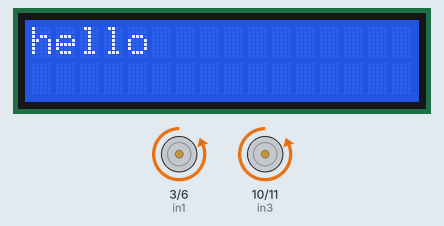
This sketch was run on a simulated Arduino Uno, built with avr-gcc and run on an emulated ATmega328P. Parts: 16×2 character LCD, motor-driver pin pairs drawn as motors (green arrow = first pin HIGH = forward, orange = second pin HIGH = backward, longer = more drive).

Above: at 0.2 s.
Timing chart, 0 to 7.4 s (numbered marks = the images above):
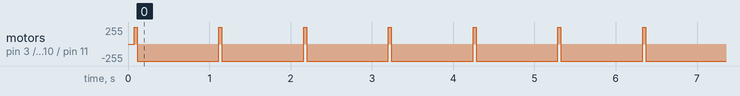

Measured:
- by itself, motor on pin 3 (in1) / pin 6 (in2), motor on pin 10 (in3) / pin 11 (in4): alternates forward 255/255 for 0.04 s and backward 255/255 for 1.0 s

The sketch:

button.ino
```cpp
// Motor x LCD I2C x Button Counter x LED
#define buttonPin 3


#include <LiquidCrystal_I2C.h> // Library for LCD
LiquidCrystal_I2C lcd = LiquidCrystal_I2C(0x3F, 16, 2);

// Motor A connections
#define in1 3
#define in2 6
// Motor B connections
#define in3 10
#define in4 11

void setup() {
    Serial.begin(9600);
    // Set all the motor control pins to outputs

    pinMode(in1, OUTPUT);
    pinMode(in2, OUTPUT);
    pinMode(in3, OUTPUT);
    pinMode(in4, OUTPUT);

    // Turn off motors - Initial state
    digitalWrite(in1, LOW);
    digitalWrite(in2, LOW);
    digitalWrite(in3, LOW);
    digitalWrite(in4, LOW);

    // LCD
    lcd.init();
    lcd.backlight();
    lcd.print("hello");
}

void loop() {
    motorTest();
    delay(1000);
}

//  This function lets you control speed and direction of the motors
void motor(int left, int right) {
    if (left >= 0) {
        analogWrite(in1, left);
        digitalWrite(in2, LOW);
    } else {
        digitalWrite(in1, LOW);
        analogWrite(in2, abs(left));
    }

    if (right >= 0) {
        analogWrite(in3, right);
        digitalWrite(in4, LOW);
    } else {
        digitalWrite(in3, LOW);
        analogWrite(in4, abs(right));
    }
}

void motorTest() {

    // 0 -> 255 and then 0 -> -255 between a delay()
    // For PWM maximum possible values are 0 to 255
    // Accelerate from zero to maximum speed
    for (int i = 0; i < 256; i++) {
        motor(i, i);
    }
    delay(30);

    for (int i = 0; i > -256; i--) {
        motor(i, i);
    }
}
```
